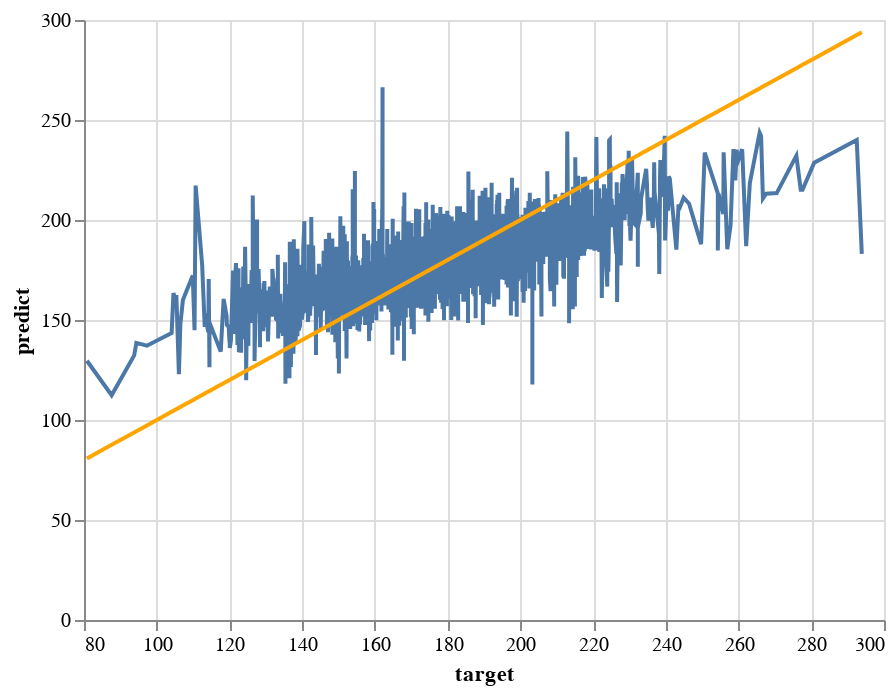

Notebook code cell kept with this figure:
### Code cell
# Displaying the line graph of the comparison between the predicted values and actual values of the training set.
perfect_train = alt.Chart(pd.DataFrame({'target': y_train, 'predict': y_train})).mark_line(color='orange').encode(
    x='target',
    y='predict'
)

predicted_train = alt.Chart(pd.DataFrame({'target': y_train, 'predict': y_train_predict})).mark_line().encode(
    x='target',
    y='predict'
  )

predicted_train + perfect_train

### Figure 1 — Vega-Lite specification as saved in the notebook (floating-point values rounded to 4 significant figures; data arrays with more than 128 entries replaced by an {"elided": "..."} marker saying what was removed)
{"config": {"view": {"continuousWidth": 400, "continuousHeight": 300}}, "layer": [{"data": {"name": "data-8966baff8fe9cac1144a109820e1916a"}, "mark": "line", "encoding": {"x": {"field": "target", "type": "quantitative"}, "y": {"field": "predict", "type": "quantitative"}}}, {"data": {"name": "data-6861aeddf77a7a611ccc49e9e8fb015f"}, "mark": {"type": "line", "color": "orange"}, "encoding": {"x": {"field": "target", "type": "quantitative"}, "y": {"field": "predict", "type": "quantitative"}}}], "$schema": "https://vega.github.io/schema/vega-lite/v4.17.0.json", "datasets": {"data-8966baff8fe9cac1144a109820e1916a": {"elided": "2194 records"}, "data-6861aeddf77a7a611ccc49e9e8fb015f": {"elided": "2194 records"}}}
